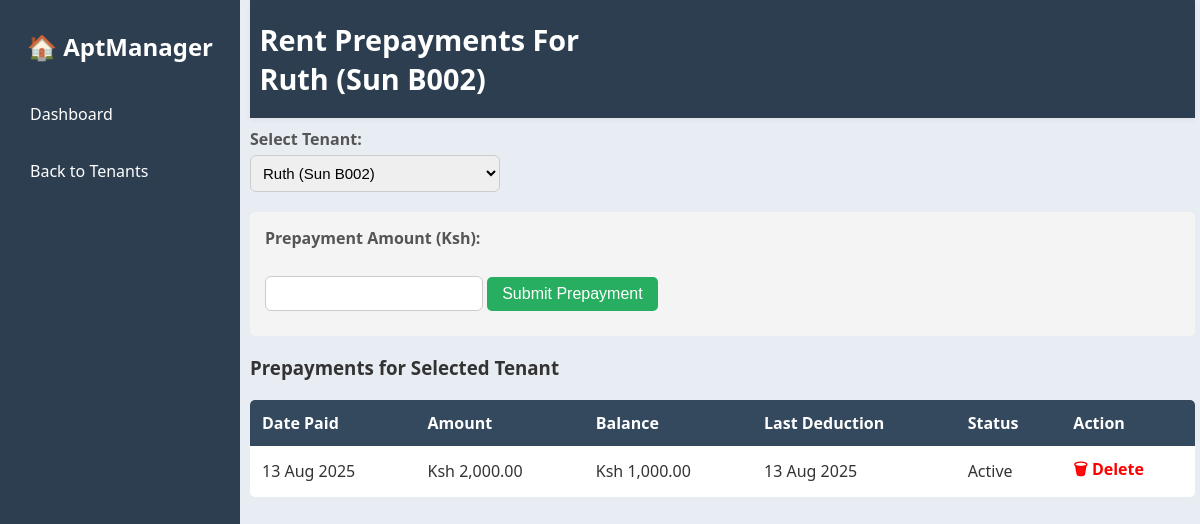
The app's page /APARTMENT/admin/Tenant/prepayment.php?tenant_id=81 (signed in) with its own data.
### tables this page shows
CREATE TABLE `tenants` (
  `id` int(11) NOT NULL,
  `name` varchar(100) NOT NULL,
  `national_id` varchar(20) NOT NULL,
  `phone` varchar(20) NOT NULL,
  `unit` varchar(50) NOT NULL,
  `apartment_name` varchar(100) NOT NULL,
  `status` enum('Active','Pending','Former') DEFAULT 'Active',
  `created_at` timestamp NOT NULL DEFAULT current_timestamp(),
  `client_id` int(11) NOT NULL,
  `apartment_id` int(11) DEFAULT NULL,
  `house_type` varchar(50) DEFAULT NULL
);

CREATE TABLE `prepayments` (
  `id` int(11) NOT NULL,
  `tenant_id` int(11) NOT NULL,
  `apartment_id` int(11) DEFAULT NULL,
  `amount` decimal(10,2) NOT NULL,
  `balance` decimal(10,2) NOT NULL,
  `date_paid` datetime NOT NULL DEFAULT current_timestamp(),
  `last_deduction` date DEFAULT NULL,
  `status` enum('Active','Exhausted') DEFAULT 'Active',
  `rent_expected` decimal(10,2) NOT NULL DEFAULT 0.00,
  `client_id` int(11) NOT NULL
);

### APARTMENT/admin/Tenant/prepayment.php (the view, shortened to what this page needs)
<?php
include '../Config/db_connect.php';
$selected_tenant_id = isset($_GET['tenant_id']) ? intval($_GET['tenant_id']) : 0;
$tenant_info = null;
$tenant_list_result = mysqli_query($conn, "SELECT id, name, unit FROM tenants WHERE status = 'Active' ORDER BY name");
if ($selected_tenant_id > 0) {
    $tenant_query = mysqli_query($conn, "SELECT name, unit FROM tenants WHERE id = $selected_tenant_id");
    if (mysqli_num_rows($tenant_query) > 0) {
        $tenant_info = mysqli_fetch_assoc($tenant_query);
    }
}
$prepayments_result = mysqli_query($conn, "SELECT * FROM prepayments WHERE tenant_id = $selected_tenant_id ORDER BY date_paid DESC");
?>
<!DOCTYPE html>
<html>
<head>
    <link rel="stylesheet" href="../assets/css/style.css">
</head>
<body>
<div class="wrapper">
    <aside class="sidebar" id="sidebar">
        <h2>🏠 AptManager</h2>
        <ul>
            <li><a href="../index.php"><i class="bi bi-speedometer2"></i> Dashboard</a></li>
            <li><a href="t_tenant.php"><i class="bi bi-people-fill"></i> Back to Tenants</a></li>
        </ul>
    </aside>
    <div class="main">
        <header class="top-header">
            <?php if ($tenant_info): ?>
                <h1><strong>Rent Prepayments For<br></strong> <?= htmlspecialchars($tenant_info['name']) ?> (<?= htmlspecialchars($tenant_info['unit']) ?>)</h1>
            <?php else: ?>
                <h1><strong>Rent Prepayments<br></strong></h1>
            <?php endif; ?>
        </header>
        <form method="GET" style="margin: 10px 0;">
            <label for="tenant_id">Select Tenant:</label>
            <select name="tenant_id" onchange="this.form.submit()" style="padding: 8px; width: 250px;">
                <?php while ($tenant = mysqli_fetch_assoc($tenant_list_result)): ?>
                    <option value="<?= $tenant['id'] ?>" <?= $selected_tenant_id == $tenant['id'] ? 'selected' : '' ?>>
                        <?= htmlspecialchars($tenant['name']) ?> (<?= htmlspecialchars($tenant['unit']) ?>)
                    </option>
                <?php endwhile; ?>
            </select>
        </form>
        <?php if ($tenant_info): ?>
            <form method="POST" style="margin-top: 10px; background: #f4f4f4; padding: 15px; border-radius: 5px;">
                <label for="amount">Prepayment Amount (Ksh):</label><br>
                <input type="number" name="amount" step="0.01" min="1" required style="padding: 8px; width: 200px;">
                <button type="submit" name="submit_prepayment" style="padding: 8px 15px; background: #27ae60; color: white; border: none; border-radius: 5px;">Submit Prepayment</button>
            </form>
        <?php endif; ?>
        <h3><?= $selected_tenant_id ? 'Prepayments for Selected Tenant' : 'All Prepayments' ?></h3>
        <table>
            <thead>
            <tr>
                <th>Date Paid</th>
                <th>Amount</th>
                <th>Balance</th>
                <th>Last Deduction</th>
                <th>Status</th>
                <th>Action</th>
            </tr>
            </thead>
            <tbody>
            <?php while ($row = mysqli_fetch_assoc($prepayments_result)): ?>
                <tr>
                    <td><?= date("d M Y", strtotime($row['date_paid'])) ?></td>
                    <td>Ksh <?= number_format($row['amount'], 2) ?></td>
                    <td>Ksh <?= number_format($row['balance'], 2) ?></td>
                    <td><?= $row['last_deduction'] ? date("d M Y", strtotime($row['last_deduction'])) : 'N/A' ?></td>
                    <td><?= $row['status'] ?></td>
                    <td>
            <a href="?tenant_id=<?= $selected_tenant_id ?>&delete_id=<?= $row['id'] ?>"
               onclick="return confirm('Are you sure you want to delete this prepayment?')"
               style="color: red; text-decoration: none; font-weight: bold;">
               🗑 Delete
            </a>
        </td>
                </tr>
            <?php endwhile; ?>
            </tbody>
        </table>
    </div>
</div>
</body>
</html>

### APARTMENT/admin/assets/css/style.css (style rules this page uses)
body { margin: 0; font-family: 'Segoe UI', sans-serif; background: #dee6eeb6; color: #333; }
.wrapper { display: flex; min-height: 100vh; }
.sidebar { width: 200px; background: #2c3e50; color: white; padding: 20px; position: fixed; left: 0; top: 0; height: 100vh; z-index: 1000; }
.sidebar h2 { margin-top: 10px; text-align: center; }
.sidebar ul { list-style: none; padding: 0; margin-top: 30px; }
.sidebar li { margin-bottom: 15px; }
.sidebar a { color: white; text-decoration: none; display: block; padding: 10px; border-radius: 6px; transition: background 0.2s; }
.main { margin-left: 220px; padding: 0 5px 30px 30px; flex: 1; }
.top-header { position: sticky; top: 0; background: #2c3e50; padding: 20px 0; z-index: 999; box-shadow: 0 2px 5px rgba(0, 0, 0, 0.05); color: #fff; }
.top-header h1 { margin: 0; font-size: 1.8rem; padding-left: 1%; }
label { font-weight: bold; display: block; margin-bottom: 5px; color: #555; }
input, select, textarea { width: 100%; padding: 10px; font-size: 15px; border: 1px solid #ccc; border-radius: 6px; margin-bottom: 10px; }
button { padding: 12px 20px; background: #1abc9c; color: white; border: none; border-radius: 6px; font-size: 16px; cursor: pointer; transition: background 0.2s ease; }

### APARTMENT/admin/Tenant/prepayment.php (style rules this page uses)
table { width: 100%; border-collapse: collapse; margin-top: 20px; background: white; border-radius: 5px; overflow: hidden; }
th, td { padding: 12px; text-align: left; }
thead { background-color: #34495e; color: white; }

### records on screen
tenants: name "Ruth", unit "Sun B002"
prepayments: date_paid "13 Aug 2025", amount "2,000.00", balance "1,000.00", last_deduction "13 Aug 2025", status "Active"

### other values on screen
form field tenant_id "Ruth (Sun B002)"
